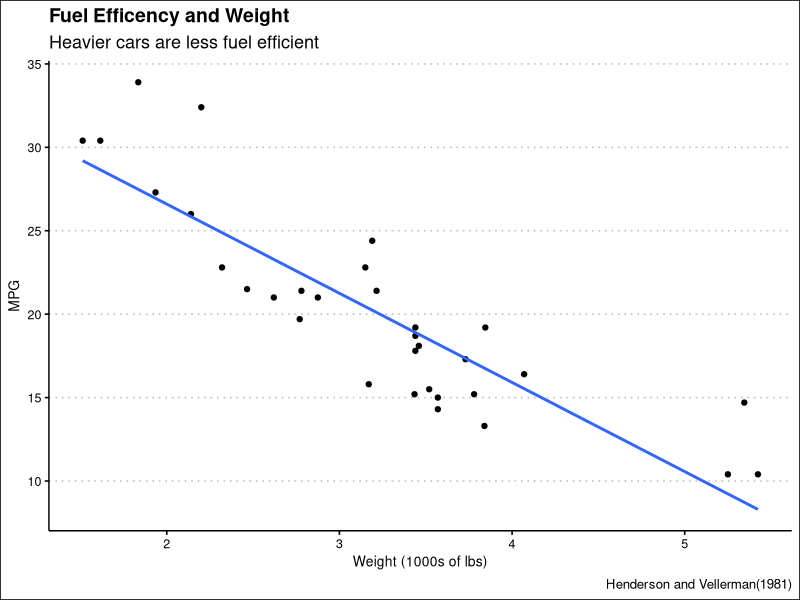

Here is the R script that generated this plot:
## ---- chunk 1
knitr::opts_chunk$set(echo = FALSE)
library(tidyverse)
library(ggthemes)

## ---- chunk 2
mtcars |> 
    select(mpg, wt) |> 
    ggplot(aes(x = wt, y = mpg)) +
        geom_point() +
        geom_smooth(method = "lm", formula = y~x, se = FALSE) +
        theme_clean() +
        labs(title = "Fuel Efficency and Weight",
        subtitle = "Heavier cars are less fuel efficient",
        x = "Weight (1000s of lbs)",
        y = "MPG",
        caption = "Henderson and Vellerman(1981)")

